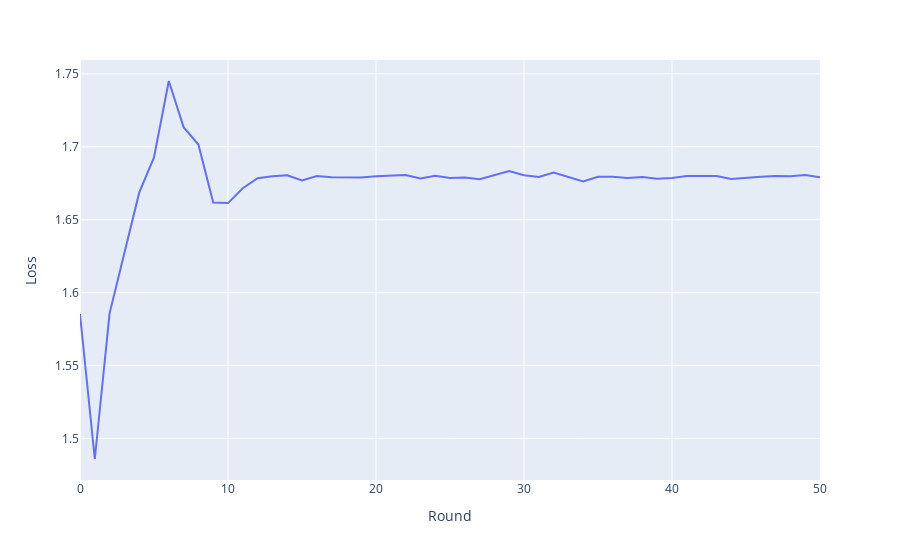

The notebook cell this image was saved under:
### Code cell
plot(Random_label_50.lossHist)

### Figure 1 — Plotly figure (JSON) as saved in the notebook; plotly's stock layout.template omitted (floating-point values rounded to 4 significant figures)
{"data": [{"hovertemplate": "Round=%{x}<br>Loss=%{y}<extra></extra>", "legendgroup": "", "line": {"color": "#636efa", "dash": "solid"}, "marker": {"symbol": "circle"}, "mode": "lines", "name": "", "orientation": "v", "showlegend": false, "type": "scatter", "x": [0, 1, 2, 3, 4, 5, 6, 7, 8, 9, 10, 11, 12, 13, 14, 15, 16, 17, 18, 19, 20, 21, 22, 23, 24, 25, 26, 27, 28, 29, 30, 31, 32, 33, 34, 35, 36, 37, 38, 39, 40, 41, 42, 43, 44, 45, 46, 47, 48, 49, 50], "xaxis": "x", "y": [1.585, 1.486, 1.586, 1.627, 1.669, 1.693, 1.745, 1.713, 1.702, 1.662, 1.661, 1.672, 1.678, 1.68, 1.68, 1.677, 1.68, 1.679, 1.679, 1.679, 1.68, 1.68, 1.681, 1.678, 1.68, 1.679, 1.679, 1.678, 1.681, 1.683, 1.681, 1.679, 1.682, 1.679, 1.676, 1.679, 1.679, 1.679, 1.679, 1.678, 1.679, 1.68, 1.68, 1.68, 1.678, 1.679, 1.679, 1.68, 1.68, 1.681, 1.679], "yaxis": "y"}], "layout": {"legend": {"tracegroupgap": 0}, "margin": {"t": 60}, "xaxis": {"anchor": "y", "domain": [0, 1], "title": {"text": "Round"}}, "yaxis": {"anchor": "x", "domain": [0, 1], "title": {"text": "Loss"}}}}
